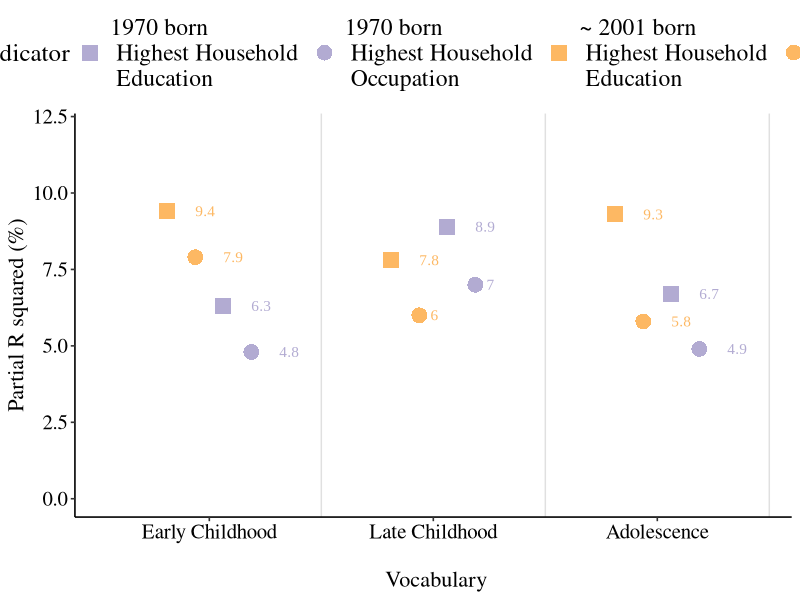
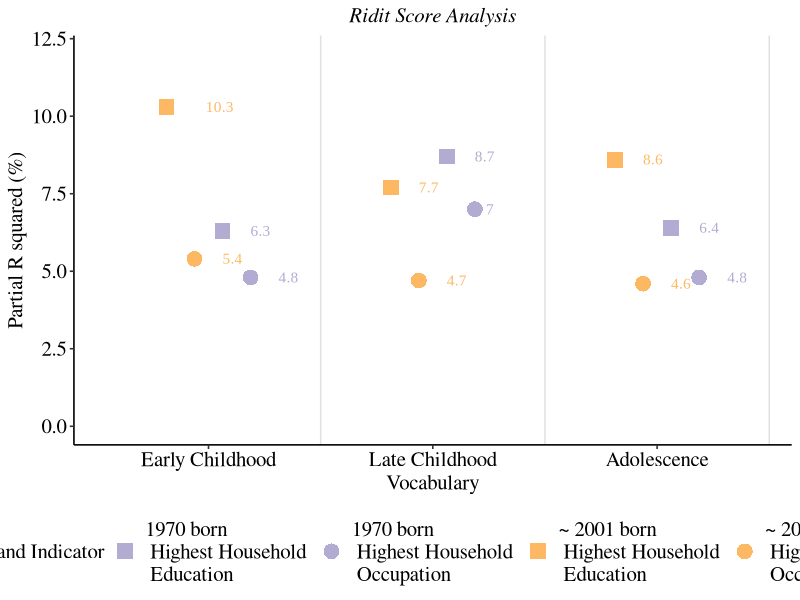
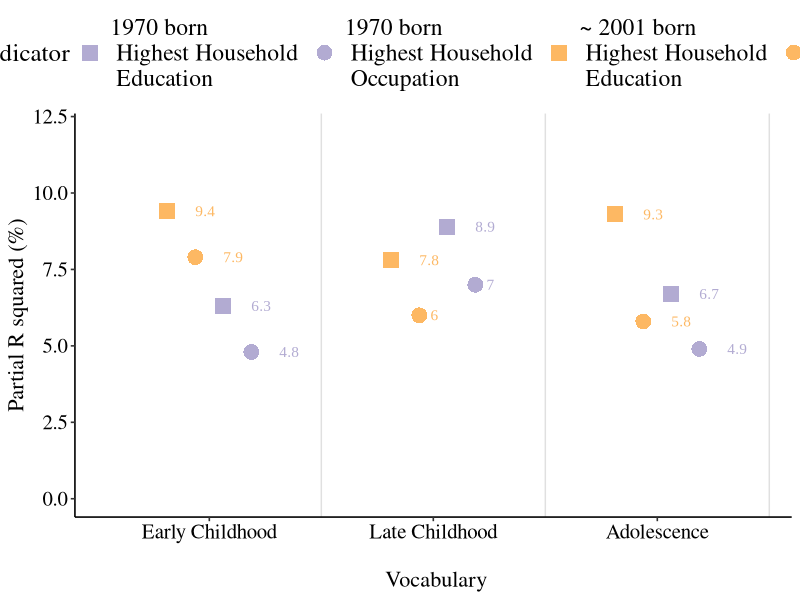
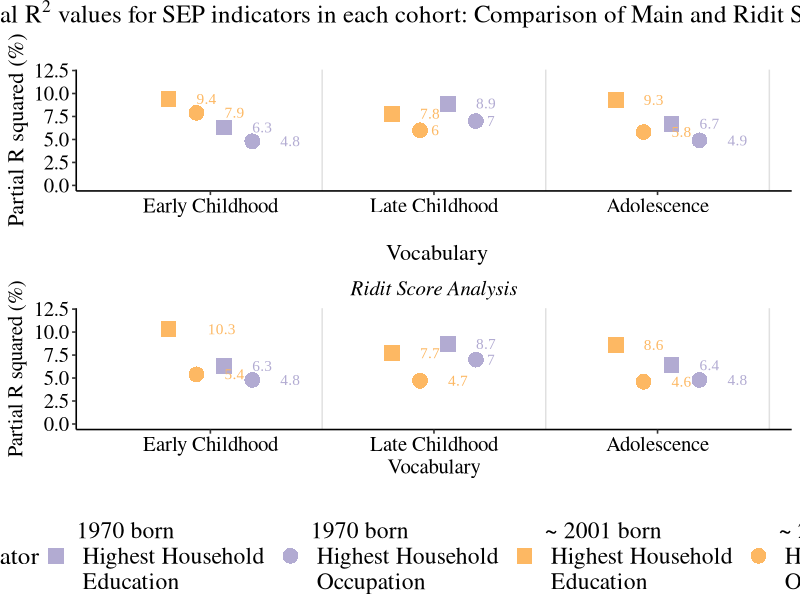

Reproduce these figures in R, in order.
#r2 point estimates for cross cohort comparison 
#first, plot for main analysis only
#then plot ridit score r2 and combine in a panel with main analysis one
#for visual comparison 


library("ggplot2")
library("ggpubr")
library("tidyverse")


r_squared_plot1 <- data.frame(
  age = factor(c("Early Childhood", "Early Childhood", 
                 "Early Childhood", "Early Childhood", 
                 "Late Childhood", "Late Childhood" , 
                 "Late Childhood", "Late Childhood" , 
                 "Adolescence", "Adolescence",
                 "Adolescence", "Adolescence")), 
  cohort= factor(c("1970 born \n Highest Household \n Education ", "1970 born \n Highest Household \n Occupation",
                   "~ 2001 born \n Highest Household \n Education ", "~ 2001 born \n Highest Household \n Occupation", 
                   "1970 born \n Highest Household \n Education ", "1970 born \n Highest Household \n Occupation",
                   "~ 2001 born \n Highest Household \n Education ", "~ 2001 born \n Highest Household \n Occupation",
                   "1970 born \n Highest Household \n Education ", "1970 born \n Highest Household \n Occupation",
                   "~ 2001 born \n Highest Household \n Education ", "~ 2001 born \n Highest Household \n Occupation")), 
  indicator = factor(c("1970 born \n Highest Household \n Education ", "1970 born \n Highest Household \n Occupation",
                       "~ 2001 born \n Highest Household \n Education ", "~ 2001 born \n Highest Household \n Occupation", 
                     "1970 born \n Highest Household \n Education ", "1970 born \n Highest Household \n Occupation",
                     "~ 2001 born \n Highest Household \n Education ", "~ 2001 born \n Highest Household \n Occupation",
                      "1970 born \n Highest Household \n Education ", "1970 born \n Highest Household \n Occupation",
                       "~ 2001 born \n Highest Household \n Education ", "~ 2001 born \n Highest Household \n Occupation")),
  r_squared = c(6.3, 4.8,
               9.4, 7.9,
               8.9, 7, 
               7.8, 6, 
               6.7, 4.9, 
               9.3, 5.8))

#plot

r2_plot1 <- r_squared_plot1 %>% 
  mutate(age = fct_relevel(age, 
                            "Early Childhood", "Late Childhood", "Adolescence")) %>% #reorder age for x axis 
  ggplot() +
  geom_point(mapping=aes(x=age, y=r_squared,  group= cohort, color=cohort, fill=cohort, shape = indicator), 
             size=5, position = position_dodge(width=0.5)) +
  scale_color_manual(name="Cohort and Indicator", values=c( "#B2ABD2","#B2ABD2", "#FDB863", "#FDB863"), 
                     limits=c( "1970 born \n Highest Household \n Education ", "1970 born \n Highest Household \n Occupation",
                               "~ 2001 born \n Highest Household \n Education ", "~ 2001 born \n Highest Household \n Occupation")) +
  scale_fill_manual(name="Cohort and Indicator", values=c( "#B2ABD2","#B2ABD2", "#FDB863", "#FDB863"), 
                    limits=c("1970 born \n Highest Household \n Education ", "1970 born \n Highest Household \n Occupation",
                             "~ 2001 born \n Highest Household \n Education ", "~ 2001 born \n Highest Household \n Occupation")) +
scale_shape_manual(name= "Cohort and Indicator", values =c(15, 16, 15,  16), 
                    limits = c ("1970 born \n Highest Household \n Education ", "1970 born \n Highest Household \n Occupation",
                                "~ 2001 born \n Highest Household \n Education ", "~ 2001 born \n Highest Household \n Occupation")) +
  theme_classic2()+
  xlab(label="\n Vocabulary") +
  ylab(label="Partial R squared (%)") +
  theme(axis.text = element_text(size=15, family = "Times", colour = "black"), 
        axis.title = element_text(size=16, family = "Times"))+
  theme(legend.text = element_text(size=17, family="Times"), 
        legend.title = element_text(size=18, family="Times"))+
  ylim(0,12)+ 
  geom_vline(xintercept = 1.5:3.5, colour="#E0E0E0") +
  theme(legend.position = "top") +
  
 #ggtitle("Main Analysis") +
 #theme(plot.title = element_text(face="italic", size=15, family ="Times",hjust = 0.5)) +
  
  geom_text(aes(x=age, y=r_squared, label=round(r_squared,1), color=factor(cohort), hjust=-1.4),
            family = "Times New Roman",
            position = position_dodge(width=0.5)) 
  #main = annotate_figure(r2_plot1, top = text_grob("Main Analysis", 
       #                           color="black", face="bold", 
                  #                size=14, family="Times"))

r2_plot1
ggsave("cross-cohort-r2-plots.png",r2_plot1, width=13, height=12.5, units= "in" ,dpi=300)




#comparison with Ridit score r2

r_squared_plotRidit <- data.frame(
  age = factor(c("Early Childhood", "Early Childhood", 
                 "Early Childhood", "Early Childhood", 
                 "Late Childhood", "Late Childhood" , 
                 "Late Childhood", "Late Childhood" , 
                 "Adolescence", "Adolescence",
                 "Adolescence", "Adolescence")), 
  cohort= factor(c("1970 born \n Highest Household \n Education ", "1970 born \n Highest Household \n Occupation",
                   "~ 2001 born \n Highest Household \n Education ", "~ 2001 born \n Highest Household \n Occupation", 
                   "1970 born \n Highest Household \n Education ", "1970 born \n Highest Household \n Occupation",
                   "~ 2001 born \n Highest Household \n Education ", "~ 2001 born \n Highest Household \n Occupation",
                   "1970 born \n Highest Household \n Education ", "1970 born \n Highest Household \n Occupation",
                   "~ 2001 born \n Highest Household \n Education ", "~ 2001 born \n Highest Household \n Occupation")), 
  indicator = factor(c("1970 born \n Highest Household \n Education ", "1970 born \n Highest Household \n Occupation",
                       "~ 2001 born \n Highest Household \n Education ", "~ 2001 born \n Highest Household \n Occupation", 
                       "1970 born \n Highest Household \n Education ", "1970 born \n Highest Household \n Occupation",
                       "~ 2001 born \n Highest Household \n Education ", "~ 2001 born \n Highest Household \n Occupation",
                       "1970 born \n Highest Household \n Education ", "1970 born \n Highest Household \n Occupation",
                       "~ 2001 born \n Highest Household \n Education ", "~ 2001 born \n Highest Household \n Occupation")),
  r_squared = c(6.3, 4.8,
                10.3, 5.4,
                8.7, 7, 
                7.7, 4.7, 
                6.4, 4.8, 
                8.6, 4.6))

#plot

r2_plotRidit <- r_squared_plotRidit %>% 
  mutate(age = fct_relevel(age, 
                           "Early Childhood", "Late Childhood", "Adolescence")) %>% #reorder age for x axis 
  ggplot() +
  geom_point(mapping=aes(x=age, y=r_squared,  group= cohort, color=cohort, fill=cohort, shape = indicator), 
             size=5, position = position_dodge(width=0.5)) +
  scale_color_manual(name="Cohort and Indicator", values=c( "#B2ABD2","#B2ABD2", "#FDB863", "#FDB863"), 
                     limits=c( "1970 born \n Highest Household \n Education ", "1970 born \n Highest Household \n Occupation",
                               "~ 2001 born \n Highest Household \n Education ", "~ 2001 born \n Highest Household \n Occupation")) +
  scale_fill_manual(name="Cohort and Indicator", values=c( "#B2ABD2","#B2ABD2", "#FDB863", "#FDB863"), 
                    limits=c("1970 born \n Highest Household \n Education ", "1970 born \n Highest Household \n Occupation",
                             "~ 2001 born \n Highest Household \n Education ", "~ 2001 born \n Highest Household \n Occupation")) +
  scale_shape_manual(name= "Cohort and Indicator", values =c(15, 16, 15,  16), 
                     limits = c ("1970 born \n Highest Household \n Education ", "1970 born \n Highest Household \n Occupation",
                                 "~ 2001 born \n Highest Household \n Education ", "~ 2001 born \n Highest Household \n Occupation")) +
  theme_classic2()+
  xlab(label="Vocabulary") +
  ylab(label="Partial R squared (%)") +
  theme(axis.text = element_text(size=15, family = "Times", colour = "black"), 
        axis.title = element_text(size=15, family = "Times"))+
  theme(legend.text = element_text(size=15, family="Times"), 
        legend.title = element_text(size=15, family="Times"))+
  ylim(0,12)+ 
  geom_vline(xintercept = 1.5:3.5, colour="#E0E0E0") +
  theme(legend.position = "bottom") +
  
  ggtitle("Ridit Score Analysis") +
  theme(plot.title = element_text(face="italic", size=15, family ="Times",hjust = 0.5)) +
  
  geom_text(aes(x=age, y=r_squared, label=round(r_squared,1), color=factor(cohort), hjust=-1.4),
            family = "Times New Roman",
            position = position_dodge(width=0.5)) 
#ridit= annotate_figure(r2_plotRidit, top = text_grob("Ridit Score Analysis", 
            #                     color="black", face="bold", 
             #                    size=14, family="Times"))


r2_plotRidit


#combine plots
combined_plot= ggarrange(r2_plot1, r2_plotRidit, 
                        #labels = c("Main Analysis ", 
                         #        "Ridit Score Analysis"), 
                       # hjust =-2,vjust = 0.2 ,
                       #  font.label = list(size = 13, color = "black", face="italic", family="Times"),
                         ncol =1, nrow=2,  align = c( "hv"), 
                      common.legend = TRUE, 
                      legend = "bottom") +
                         # legend = NULL)
                       #legend.grob = get_legend(ridit), legend="bottom")
ggtitle("Figure 1: Partial" ~ R^2 ~ "values for SEP indicators in each cohort: Comparison of Main and Ridit Score Analyses") +
theme(plot.title = element_text(face="italic", size=18, family ="Times",
                                       hjust = 0.5, vjust = 1))

ggsave("main-ridit-r2-plots.png",combined_plot, width=11, height=11.5, units= "in" ,dpi=300)
